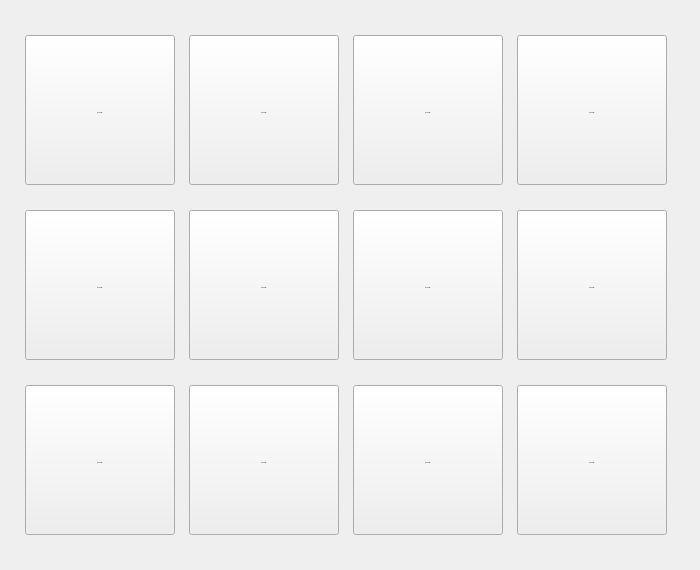
       <widget class="QWidget" name="Button_page">
        <property name="enabled">
         <bool>true</bool>
        </property>
        <property name="sizePolicy">
         <sizepolicy hsizetype="Preferred" vsizetype="Preferred">
          <horstretch>0</horstretch>
          <verstretch>0</verstretch>
         </sizepolicy>
        </property>
        <property name="minimumSize">
         <size>
          <width>700</width>
          <height>570</height>
         </size>
        </property>
        <property name="maximumSize">
         <size>
          <width>16777215</width>
          <height>570</height>
         </size>
        </property>
        <layout class="QHBoxLayout" name="horizontalLayout_4">
         <property name="spacing">
          <number>0</number>
         </property>
         <property name="leftMargin">
          <number>5</number>
         </property>
         <property name="topMargin">
          <number>5</number>
         </property>
         <property name="rightMargin">
          <number>5</number>
         </property>
         <property name="bottomMargin">
          <number>5</number>
         </property>
         <item alignment="Qt::AlignmentFlag::AlignHCenter|Qt::AlignmentFlag::AlignVCenter">
          <widget class="QStackedWidget" name="Button_stackedWidget">
           <property name="enabled">
            <bool>true</bool>
           </property>
           <property name="sizePolicy">
            <sizepolicy hsizetype="Preferred" vsizetype="Preferred">
             <horstretch>0</horstretch>
             <verstretch>0</verstretch>
            </sizepolicy>
           </property>
           <property name="minimumSize">
            <size>
             <width>690</width>
             <height>560</height>
            </size>
           </property>
           <property name="maximumSize">
            <size>
             <width>690</width>
             <height>560</height>
            </size>
           </property>
           <property name="baseSize">
            <size>
             <width>0</width>
             <height>0</height>
            </size>
           </property>
           <property name="font">
            <font>
             <pointsize>5</pointsize>
            </font>
           </property>
           <property name="cursor">
            <cursorShape>ArrowCursor</cursorShape>
           </property>
           <property name="focusPolicy">
            <enum>Qt::FocusPolicy::TabFocus</enum>
           </property>
           <property name="contextMenuPolicy">
            <enum>Qt::ContextMenuPolicy::CustomContextMenu</enum>
           </property>
           <property name="layoutDirection">
            <enum>Qt::LayoutDirection::LeftToRight</enum>
           </property>
           <property name="locale">
            <locale language="Russian" country="Russia"/>
           </property>
           <property name="frameShape">
            <enum>QFrame::Shape::NoFrame</enum>
           </property>
           <property name="frameShadow">
            <enum>QFrame::Shadow::Plain</enum>
           </property>
           <property name="lineWidth">
            <number>0</number>
           </property>
           <property name="currentIndex">
            <number>0</number>
           </property>
           <widget class="QWidget" name="page_1">
            <property name="enabled">
             <bool>true</bool>
            </property>
            <property name="sizePolicy">
             <sizepolicy hsizetype="Preferred" vsizetype="Preferred">
              <horstretch>0</horstretch>
              <verstretch>0</verstretch>
             </sizepolicy>
            </property>
            <property name="maximumSize">
             <size>
              <width>680</width>
              <height>560</height>
             </size>
            </property>
            <property name="focusPolicy">
             <enum>Qt::FocusPolicy::TabFocus</enum>
            </property>
            <property name="toolTipDuration">
             <number>-1</number>
            </property>
            <property name="layoutDirection">
             <enum>Qt::LayoutDirection::LeftToRight</enum>
            </property>
            <property name="autoFillBackground">
             <bool>false</bool>
            </property>
            <layout class="QGridLayout" name="gridLayout_6">
             <property name="leftMargin">
              <number>5</number>
             </property>
             <property name="topMargin">
              <number>5</number>
             </property>
             <property name="rightMargin">
              <number>5</number>
             </property>
             <property name="bottomMargin">
              <number>5</number>
             </property>
             <property name="spacing">
              <number>0</number>
             </property>
             <item row="0" column="0" alignment="Qt::AlignmentFlag::AlignHCenter|Qt::AlignmentFlag::AlignVCenter">
              <widget class="QFrame" name="Button_frame_01">
               <property name="enabled">
                <bool>true</bool>
               </property>
               <property name="sizePolicy">
                <sizepolicy hsizetype="Preferred" vsizetype="Preferred">
                 <horstretch>1</horstretch>
                 <verstretch>1</verstretch>
                </sizepolicy>
               </property>
               <property name="maximumSize">
                <size>
                 <width>680</width>
                 <height>560</height>
                </size>
               </property>
               <property name="focusPolicy">
                <enum>Qt::FocusPolicy::TabFocus</enum>
               </property>
               <property name="layoutDirection">
                <enum>Qt::LayoutDirection::LeftToRight</enum>
               </property>
               <property name="styleSheet">
                <string notr="true"/>
               </property>
               <property name="frameShadow">
                <enum>QFrame::Shadow::Plain</enum>
               </property>
               <property name="lineWidth">
                <number>3</number>
               </property>
               <property name="midLineWidth">
                <number>0</number>
               </property>
               <layout class="QGridLayout" name="gridLayout">
                <property name="leftMargin">
                 <number>15</number>
                </property>
                <property name="topMargin">
                 <number>15</number>
                </property>
                <property name="rightMargin">
                 <number>15</number>
                </property>
                <property name="bottomMargin">
                 <number>15</number>
                </property>
                <property name="horizontalSpacing">
                 <number>15</number>
                </property>
                <property name="verticalSpacing">
                 <number>25</number>
                </property>
                <item row="2" column="0">
                 <widget class="QToolButton" name="ToolButton_09">
                  <property name="enabled">
                   <bool>true</bool>
                  </property>
                  <property name="sizePolicy">
                   <sizepolicy hsizetype="Preferred" vsizetype="Preferred">
                    <horstretch>0</horstretch>
                    <verstretch>0</verstretch>
                   </sizepolicy>
                  </property>
                  <property name="minimumSize">
                   <size>
                    <width>150</width>
                    <height>150</height>
                   </size>
                  </property>
                  <property name="maximumSize">
                   <size>
                    <width>150</width>
                    <height>150</height>
                   </size>
                  </property>
                  <property name="focusPolicy">
                   <enum>Qt::FocusPolicy::StrongFocus</enum>
                  </property>
                  <property name="text">
                   <string>...</string>
                  </property>
                  <property name="iconSize">
                   <size>
                    <width>96</width>
                    <height>96</height>
                   </size>
                  </property>
                  <property name="checkable">
                   <bool>false</bool>
                  </property>
                  <property name="checked">
                   <bool>false</bool>
                  </property>
                  <property name="autoRepeatDelay">
                   <number>600</number>
                  </property>
                  <property name="autoRepeatInterval">
                   <number>300</number>
                  </property>
                  <property name="popupMode">
                   <enum>QToolButton::ToolButtonPopupMode::DelayedPopup</enum>
                  </property>
                  <property name="toolButtonStyle">
                   <enum>Qt::ToolButtonStyle::ToolButtonTextUnderIcon</enum>
                  </property>
                 </widget>
                </item>
                <item row="0" column="1">
                 <widget class="QToolButton" name="ToolButton_02">
                  <property name="enabled">
                   <bool>true</bool>
                  </property>
                  <property name="sizePolicy">
                   <sizepolicy hsizetype="Preferred" vsizetype="Preferred">
                    <horstretch>0</horstretch>
                    <verstretch>0</verstretch>
                   </sizepolicy>
                  </property>
                  <property name="minimumSize">
                   <size>
                    <width>150</width>
                    <height>150</height>
                   </size>
                  </property>
                  <property name="maximumSize">
                   <size>
                    <width>150</width>
                    <height>150</height>
                   </size>
                  </property>
                  <property name="focusPolicy">
                   <enum>Qt::FocusPolicy::StrongFocus</enum>
                  </property>
                  <property name="text">
                   <string>...</string>
                  </property>
                  <property name="iconSize">
                   <size>
                    <width>96</width>
                    <height>96</height>
                   </size>
                  </property>
                  <property name="checkable">
                   <bool>false</bool>
                  </property>
                  <property name="checked">
                   <bool>false</bool>
                  </property>
                  <property name="autoRepeatDelay">
                   <number>600</number>
                  </property>
                  <property name="autoRepeatInterval">
                   <number>300</number>
                  </property>
                  <property name="popupMode">
                   <enum>QToolButton::ToolButtonPopupMode::DelayedPopup</enum>
                  </property>
                  <property name="toolButtonStyle">
                   <enum>Qt::ToolButtonStyle::ToolButtonTextUnderIcon</enum>
                  </property>
                 </widget>
                </item>
                <item row="0" column="0">
                 <widget class="QToolButton" name="ToolButton_01">
                  <property name="enabled">
                   <bool>true</bool>
                  </property>
                  <property name="sizePolicy">
                   <sizepolicy hsizetype="Preferred" vsizetype="Preferred">
                    <horstretch>0</horstretch>
                    <verstretch>0</verstretch>
                   </sizepolicy>
                  </property>
                  <property name="minimumSize">
                   <size>
                    <width>150</width>
                    <height>150</height>
                   </size>
                  </property>
                  <property name="maximumSize">
                   <size>
                    <width>150</width>
                    <height>150</height>
                   </size>
                  </property>
                  <property name="focusPolicy">
                   <enum>Qt::FocusPolicy::StrongFocus</enum>
                  </property>
                  <property name="text">
                   <string>...</string>
                  </property>
                  <property name="iconSize">
                   <size>
                    <width>96</width>
                    <height>96</height>
                   </size>
                  </property>
                  <property name="checkable">
                   <bool>false</bool>
                  </property>
                  <property name="checked">
                   <bool>false</bool>
                  </property>
                  <property name="autoRepeatDelay">
                   <number>600</number>
                  </property>
                  <property name="autoRepeatInterval">
                   <number>300</number>
                  </property>
                  <property name="popupMode">
                   <enum>QToolButton::ToolButtonPopupMode::DelayedPopup</enum>
                  </property>
                  <property name="toolButtonStyle">
                   <enum>Qt::ToolButtonStyle::ToolButtonTextUnderIcon</enum>
                  </property>
                 </widget>
                </item>
                <item row="2" column="3">
                 <widget class="QToolButton" name="ToolButton_12">
                  <property name="enabled">
                   <bool>true</bool>
                  </property>
                  <property name="sizePolicy">
                   <sizepolicy hsizetype="Preferred" vsizetype="Preferred">
                    <horstretch>0</horstretch>
                    <verstretch>0</verstretch>
                   </sizepolicy>
                  </property>
                  <property name="minimumSize">
                   <size>
                    <width>150</width>
                    <height>150</height>
                   </size>
                  </property>
                  <property name="maximumSize">
                   <size>
                    <width>150</width>
                    <height>150</height>
                   </size>
                  </property>
                  <property name="focusPolicy">
                   <enum>Qt::FocusPolicy::StrongFocus</enum>
                  </property>
                  <property name="text">
                   <string>...</string>
                  </property>
                  <property name="iconSize">
                   <size>
                    <width>96</width>
                    <height>96</height>
                   </size>
                  </property>
                  <property name="checkable">
                   <bool>false</bool>
                  </property>
                  <property name="checked">
                   <bool>false</bool>
                  </property>
                  <property name="autoRepeatDelay">
                   <number>600</number>
                  </property>
                  <property name="autoRepeatInterval">
                   <number>300</number>
                  </property>
                  <property name="popupMode">
                   <enum>QToolButton::ToolButtonPopupMode::DelayedPopup</enum>
                  </property>
                  <property name="toolButtonStyle">
                   <enum>Qt::ToolButtonStyle::ToolButtonTextUnderIcon</enum>
                  </property>
                 </widget>
                </item>
                <item row="0" column="3">
                 <widget class="QToolButton" name="ToolButton_04">
                  <property name="enabled">
                   <bool>true</bool>
                  </property>
                  <property name="sizePolicy">
                   <sizepolicy hsizetype="Preferred" vsizetype="Preferred">
                    <horstretch>0</horstretch>
                    <verstretch>0</verstretch>
                   </sizepolicy>
                  </property>
                  <property name="minimumSize">
                   <size>
                    <width>150</width>
                    <height>150</height>
                   </size>
                  </property>
                  <property name="maximumSize">
                   <size>
                    <width>150</width>
                    <height>150</height>
                   </size>
                  </property>
                  <property name="focusPolicy">
                   <enum>Qt::FocusPolicy::StrongFocus</enum>
                  </property>
                  <property name="text">
                   <string>...</string>
                  </property>
                  <property name="iconSize">
                   <size>
                    <width>96</width>
                    <height>96</height>
                   </size>
                  </property>
                  <property name="checkable">
                   <bool>false</bool>
                  </property>
                  <property name="checked">
                   <bool>false</bool>
                  </property>
                  <property name="autoRepeatDelay">
                   <number>600</number>
                  </property>
                  <property name="autoRepeatInterval">
                   <number>300</number>
                  </property>
                  <property name="popupMode">
                   <enum>QToolButton::ToolButtonPopupMode::DelayedPopup</enum>
                  </property>
                  <property name="toolButtonStyle">
                   <enum>Qt::ToolButtonStyle::ToolButtonTextUnderIcon</enum>
                  </property>
                 </widget>
                </item>
                <item row="0" column="2">
                 <widget class="QToolButton" name="ToolButton_03">
                  <property name="enabled">
                   <bool>true</bool>
                  </property>
                  <property name="sizePolicy">
                   <sizepolicy hsizetype="Preferred" vsizetype="Preferred">
                    <horstretch>0</horstretch>
                    <verstretch>0</verstretch>
                   </sizepolicy>
                  </property>
                  <property name="minimumSize">
                   <size>
                    <width>150</width>
                    <height>150</height>
                   </size>
                  </property>
                  <property name="maximumSize">
                   <size>
                    <width>150</width>
                    <height>150</height>
                   </size>
                  </property>
                  <property name="focusPolicy">
                   <enum>Qt::FocusPolicy::StrongFocus</enum>
                  </property>
                  <property name="text">
                   <string>...</string>
                  </property>
                  <property name="iconSize">
                   <size>
                    <width>96</width>
                    <height>96</height>
                   </size>
                  </property>
                  <property name="checkable">
                   <bool>false</bool>
                  </property>
                  <property name="checked">
                   <bool>false</bool>
                  </property>
                  <property name="autoRepeatDelay">
                   <number>600</number>
                  </property>
                  <property name="autoRepeatInterval">
                   <number>300</number>
                  </property>
                  <property name="popupMode">
                   <enum>QToolButton::ToolButtonPopupMode::DelayedPopup</enum>
                  </property>
                  <property name="toolButtonStyle">
                   <enum>Qt::ToolButtonStyle::ToolButtonTextUnderIcon</enum>
                  </property>
                 </widget>
                </item>
                <item row="1" column="2">
                 <widget class="QToolButton" name="ToolButton_07">
                  <property name="enabled">
                   <bool>true</bool>
                  </property>
                  <property name="sizePolicy">
                   <sizepolicy hsizetype="Preferred" vsizetype="Preferred">
                    <horstretch>0</horstretch>
                    <verstretch>0</verstretch>
                   </sizepolicy>
                  </property>
                  <property name="minimumSize">
                   <size>
                    <width>150</width>
                    <height>150</height>
                   </size>
                  </property>
                  <property name="maximumSize">
                   <size>
                    <width>150</width>
                    <height>150</height>
                   </size>
                  </property>
                  <property name="focusPolicy">
                   <enum>Qt::FocusPolicy::StrongFocus</enum>
                  </property>
                  <property name="text">
                   <string>...</string>
                  </property>
                  <property name="iconSize">
                   <size>
                    <width>96</width>
                    <height>96</height>
                   </size>
                  </property>
                  <property name="checkable">
                   <bool>false</bool>
                  </property>
                  <property name="checked">
                   <bool>false</bool>
                  </property>
                  <property name="autoRepeatDelay">
                   <number>600</number>
                  </property>
                  <property name="autoRepeatInterval">
                   <number>300</number>
                  </property>
                  <property name="popupMode">
                   <enum>QToolButton::ToolButtonPopupMode::DelayedPopup</enum>
                  </property>
                  <property name="toolButtonStyle">
                   <enum>Qt::ToolButtonStyle::ToolButtonTextUnderIcon</enum>
                  </property>
                 </widget>
                </item>
                <item row="1" column="1">
                 <widget class="QToolButton" name="ToolButton_06">
                  <property name="enabled">
                   <bool>true</bool>
                  </property>
                  <property name="sizePolicy">
                   <sizepolicy hsizetype="Preferred" vsizetype="Preferred">
                    <horstretch>0</horstretch>
                    <verstretch>0</verstretch>
                   </sizepolicy>
                  </property>
                  <property name="minimumSize">
                   <size>
                    <width>150</width>
                    <height>150</height>
                   </size>
                  </property>
                  <property name="maximumSize">
                   <size>
                    <width>150</width>
                    <height>150</height>
                   </size>
                  </property>
                  <property name="focusPolicy">
                   <enum>Qt::FocusPolicy::StrongFocus</enum>
                  </property>
                  <property name="text">
                   <string>...</string>
                  </property>
                  <property name="iconSize">
                   <size>
                    <width>96</width>
                    <height>96</height>
                   </size>
                  </property>
                  <property name="checkable">
                   <bool>false</bool>
                  </property>
                  <property name="checked">
                   <bool>false</bool>
                  </property>
                  <property name="autoRepeatDelay">
                   <number>600</number>
                  </property>
                  <property name="autoRepeatInterval">
                   <number>300</number>
                  </property>
                  <property name="popupMode">
                   <enum>QToolButton::ToolButtonPopupMode::DelayedPopup</enum>
                  </property>
                  <property name="toolButtonStyle">
                   <enum>Qt::ToolButtonStyle::ToolButtonTextUnderIcon</enum>
                  </property>
                 </widget>
                </item>
                <item row="1" column="0">
                 <widget class="QToolButton" name="ToolButton_05">
                  <property name="enabled">
                   <bool>true</bool>
                  </property>
                  <property name="sizePolicy">
                   <sizepolicy hsizetype="Preferred" vsizetype="Preferred">
                    <horstretch>0</horstretch>
                    <verstretch>0</verstretch>
                   </sizepolicy>
                  </property>
                  <property name="minimumSize">
                   <size>
                    <width>150</width>
                    <height>150</height>
                   </size>
                  </property>
                  <property name="maximumSize">
                   <size>
                    <width>150</width>
                    <height>150</height>
                   </size>
                  </property>
                  <property name="focusPolicy">
                   <enum>Qt::FocusPolicy::StrongFocus</enum>
                  </property>
                  <property name="text">
                   <string>...</string>
                  </property>
                  <property name="iconSize">
                   <size>
                    <width>96</width>
                    <height>96</height>
                   </size>
                  </property>
                  <property name="checkable">
                   <bool>false</bool>
                  </property>
                  <property name="checked">
                   <bool>false</bool>
                  </property>
                  <property name="autoRepeatDelay">
                   <number>600</number>
                  </property>
                  <property name="autoRepeatInterval">
                   <number>300</number>
                  </property>
                  <property name="popupMode">
                   <enum>QToolButton::ToolButtonPopupMode::DelayedPopup</enum>
                  </property>
                  <property name="toolButtonStyle">
                   <enum>Qt::ToolButtonStyle::ToolButtonTextUnderIcon</enum>
                  </property>
                 </widget>
                </item>
                <item row="2" column="2">
                 <widget class="QToolButton" name="ToolButton_11">
                  <property name="enabled">
                   <bool>true</bool>
                  </property>
                  <property name="sizePolicy">
                   <sizepolicy hsizetype="Preferred" vsizetype="Preferred">
                    <horstretch>0</horstretch>
                    <verstretch>0</verstretch>
                   </sizepolicy>
                  </property>
                  <property name="minimumSize">
                   <size>
                    <width>150</width>
                    <height>150</height>
                   </size>
                  </property>
                  <property name="maximumSize">
                   <size>
                    <width>150</width>
                    <height>150</height>
                   </size>
                  </property>
                  <property name="focusPolicy">
                   <enum>Qt::FocusPolicy::StrongFocus</enum>
                  </property>
                  <property name="text">
                   <string>...</string>
                  </property>
                  <property name="iconSize">
                   <size>
                    <width>96</width>
                    <height>96</height>
                   </size>
                  </property>
                  <property name="checkable">
                   <bool>false</bool>
                  </property>
                  <property name="checked">
                   <bool>false</bool>
                  </property>
                  <property name="autoRepeatDelay">
                   <number>600</number>
                  </property>
                  <property name="autoRepeatInterval">
                   <number>300</number>
                  </property>
                  <property name="popupMode">
                   <enum>QToolButton::ToolButtonPopupMode::DelayedPopup</enum>
                  </property>
                  <property name="toolButtonStyle">
                   <enum>Qt::ToolButtonStyle::ToolButtonTextUnderIcon</enum>
                  </property>
                 </widget>
                </item>
                <item row="1" column="3">
                 <widget class="QToolButton" name="ToolButton_08">
                  <property name="enabled">
                   <bool>true</bool>
                  </property>
                  <property name="sizePolicy">
                   <sizepolicy hsizetype="Preferred" vsizetype="Preferred">
                    <horstretch>0</horstretch>
                    <verstretch>0</verstretch>
                   </sizepolicy>
                  </property>
                  <property name="minimumSize">
                   <size>
                    <width>150</width>
                    <height>150</height>
                   </size>
                  </property>
                  <property name="maximumSize">
                   <size>
                    <width>150</width>
                    <height>150</height>
                   </size>
                  </property>
                  <property name="focusPolicy">
                   <enum>Qt::FocusPolicy::StrongFocus</enum>
                  </property>
                  <property name="text">
                   <string>...</string>
                  </property>
                  <property name="iconSize">
                   <size>
                    <width>96</width>
                    <height>96</height>
                   </size>
                  </property>
                  <property name="checkable">
                   <bool>false</bool>
                  </property>
                  <property name="checked">
                   <bool>false</bool>
                  </property>
                  <property name="autoRepeatDelay">
                   <number>600</number>
                  </property>
                  <property name="autoRepeatInterval">
                   <number>300</number>
                  </property>
                  <property name="popupMode">
                   <enum>QToolButton::ToolButtonPopupMode::DelayedPopup</enum>
                  </property>
                  <property name="toolButtonStyle">
                   <enum>Qt::ToolButtonStyle::ToolButtonTextUnderIcon</enum>
                  </property>
                 </widget>
                </item>
                <item row="2" column="1">
                 <widget class="QToolButton" name="ToolButton_10">
                  <property name="enabled">
                   <bool>true</bool>
                  </property>
                  <property name="sizePolicy">
                   <sizepolicy hsizetype="Preferred" vsizetype="Preferred">
                    <horstretch>0</horstretch>
                    <verstretch>0</verstretch>
                   </sizepolicy>
                  </property>
                  <property name="minimumSize">
                   <size>
                    <width>150</width>
                    <height>150</height>
                   </size>
                  </property>
                  <property name="maximumSize">
                   <size>
                    <width>150</width>
                    <height>150</height>
                   </size>
                  </property>
                  <property name="focusPolicy">
                   <enum>Qt::FocusPolicy::StrongFocus</enum>
                  </property>
                  <property name="text">
                   <string>...</string>
                  </property>
                  <property name="iconSize">
                   <size>
                    <width>96</width>
                    <height>96</height>
                   </size>
                  </property>
                  <property name="checkable">
                   <bool>false</bool>
                  </property>
                  <property name="checked">
                   <bool>false</bool>
                  </property>
                  <property name="autoRepeatDelay">
                   <number>600</number>
                  </property>
                  <property name="autoRepeatInterval">
                   <number>300</number>
                  </property>
                  <property name="popupMode">
                   <enum>QToolButton::ToolButtonPopupMode::DelayedPopup</enum>
                  </property>
                  <property name="toolButtonStyle">
                   <enum>Qt::ToolButtonStyle::ToolButtonTextUnderIcon</enum>
                  </property>
                 </widget>
                </item>
               </layout>
              </widget>
             </item>
            </layout>
           </widget>
          </widget>
         </item>
        </layout>
       </widget>
